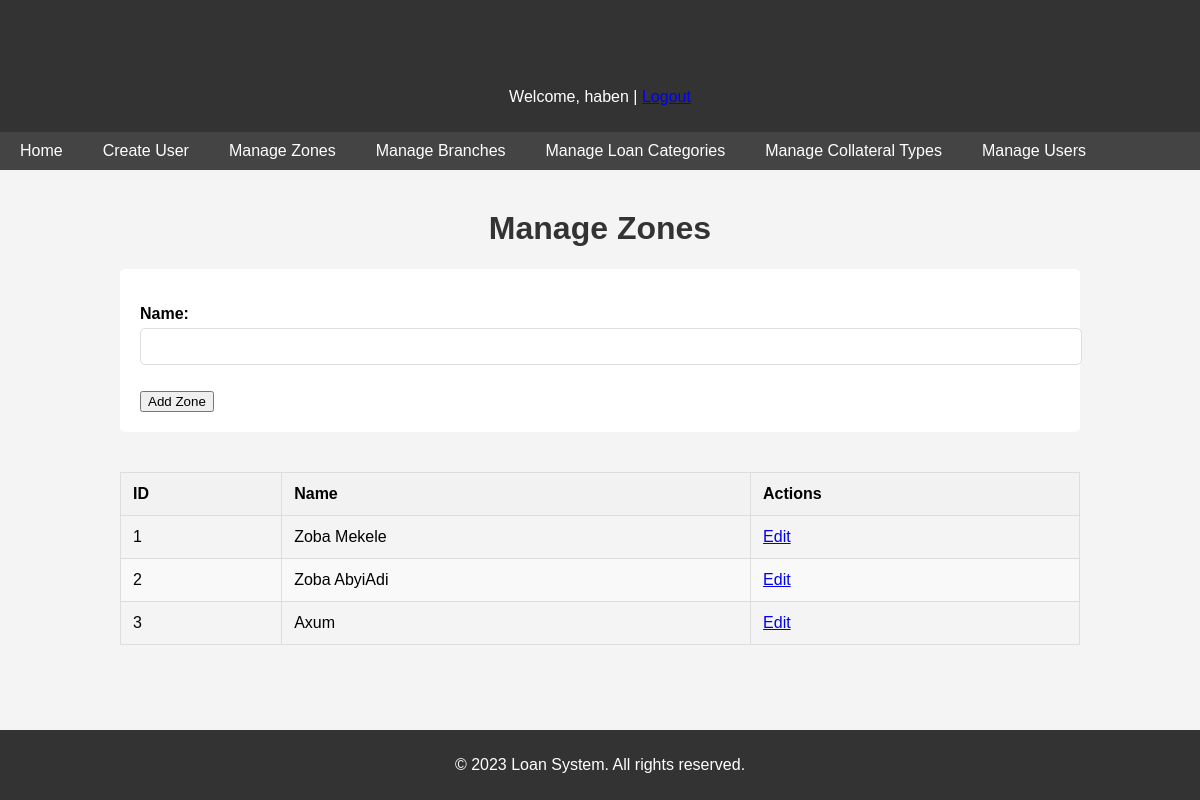
Page /manage_zones/ (signed in) on the earlier database version.
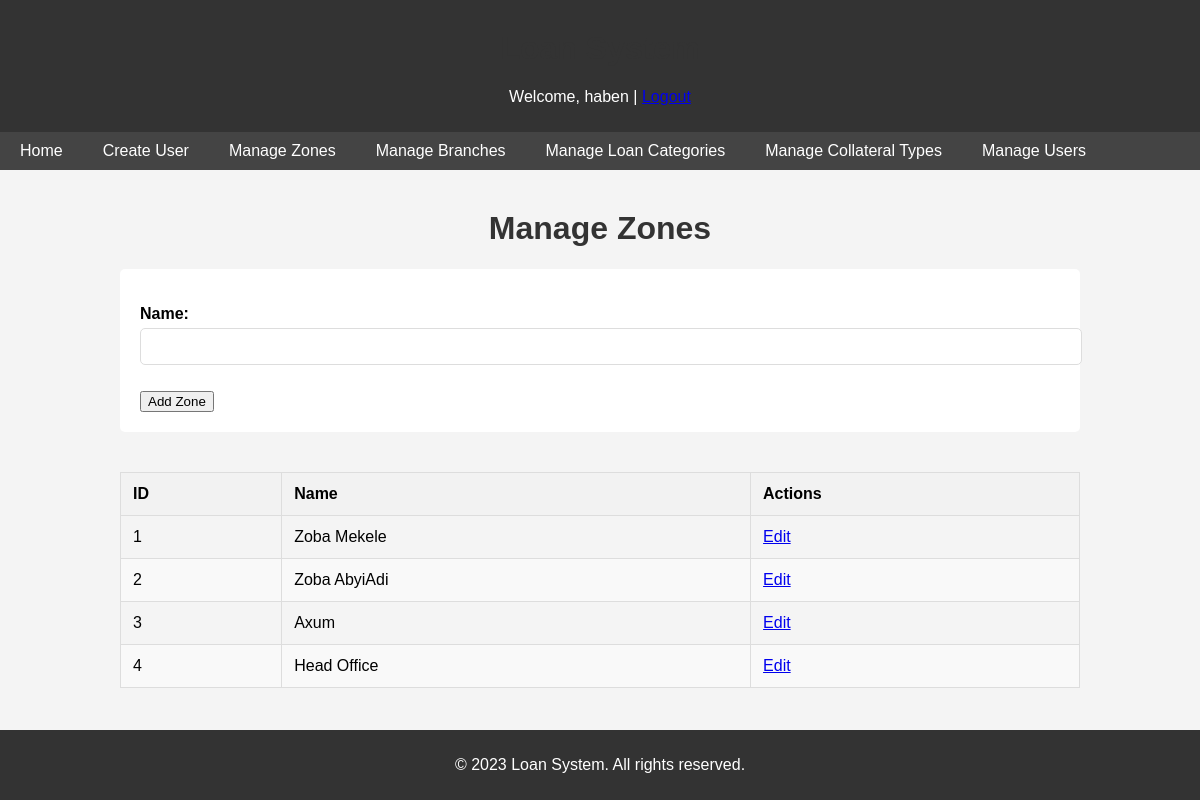
Same page on the later database version.
### loans/models.py (models this page shows, shortened)
class Zone(models.Model):
    name = models.CharField(max_length=255)

### loans/views.py (the view)
# urls.py: path('manage_zones/', views.manage_zones, name='manage_zones'),
@login_required
@user_passes_test(lambda u: u.is_superuser)
def manage_zones(request):
    zones = Zone.objects.all()
    if request.method == 'POST':
        form = ZoneForm(request.POST)
        if form.is_valid():
            form.save()
            return redirect('manage_zones')
    else:
        form = ZoneForm()
    return render(request, 'loans/manage_zones.html', {'zones': zones, 'form': form})

### loans/forms.py
class ZoneForm(forms.ModelForm):
    class Meta:
        model = Zone
        fields = ['name']

### templates/loans/manage_zones.html (shortened to what this page needs)
{% extends "base.html" %}
{% block content %}
<h1>Manage Zones</h1>
<form method="post">
    {{ form.as_p }}
    <button type="submit">Add Zone</button>
</form>
<div class="table-container">
    <table>
        <thead>
            <tr>
                <th>ID</th>
                <th>Name</th>
                <th>Actions</th>
            </tr>
        </thead>
        <tbody>
            {% for zone in zones %}
            <tr>
                <td>{{ zone.id }}</td>
                <td>{{ zone.name }}</td>
                <td><a href="{% url 'edit_zone' zone.id %}">Edit</a></td>
            </tr>
            {% endfor %}
        </tbody>
    </table>
</div>
{% endblock %}

Differences in the rows shown:
added Zone: id "4", name "Head Office"
